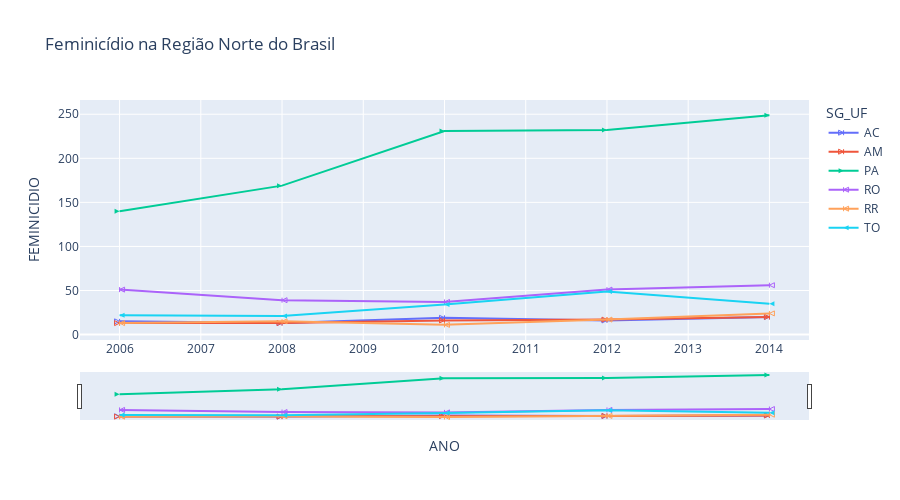

The notebook cell saved with this chart:
### Code cell
# Criando um gráfico de linha
import plotly.express as px
fig = px.line(fem_norte, 
              x="ANO", 
              y="FEMINICIDIO", 
              color='SG_UF', 
              height=500,
              title='Feminicídio na Região Norte do Brasil')

raw_symbols = SymbolValidator().values
# Take only the string values which are in this order.
symbols_names = raw_symbols[::-2]
markers = cycle(symbols_names)

fig.update_traces(mode='lines+markers')
for d in fig.data:
    d.marker.symbol = next(markers)
    d.marker.size = 5


fig.update_layout(xaxis_rangeslider_visible=True)
fig.show()

### Figure 1 — Plotly figure (JSON) as saved in the notebook; plotly's stock layout.template omitted (floating-point values rounded to 4 significant figures)
{"data": [{"hovertemplate": "SG_UF=AC<br>ANO=%{x}<br>FEMINICIDIO=%{y}<extra></extra>", "legendgroup": "AC", "line": {"color": "#636efa", "dash": "solid"}, "marker": {"size": 5, "symbol": "arrow-bar-right-open"}, "mode": "lines+markers", "name": "AC", "orientation": "v", "showlegend": true, "type": "scatter", "x": [2006, 2008, 2010, 2012, 2014], "xaxis": "x", "y": [15, 13, 19, 16, 20], "yaxis": "y"}, {"hovertemplate": "SG_UF=AM<br>ANO=%{x}<br>FEMINICIDIO=%{y}<extra></extra>", "legendgroup": "AM", "line": {"color": "#EF553B", "dash": "solid"}, "marker": {"size": 5, "symbol": 152}, "mode": "lines+markers", "name": "AM", "orientation": "v", "showlegend": true, "type": "scatter", "x": [2006, 2008, 2010, 2012, 2014], "xaxis": "x", "y": [13, 13, 16, 17, 20], "yaxis": "y"}, {"hovertemplate": "SG_UF=PA<br>ANO=%{x}<br>FEMINICIDIO=%{y}<extra></extra>", "legendgroup": "PA", "line": {"color": "#00cc96", "dash": "solid"}, "marker": {"size": 5, "symbol": "52"}, "mode": "lines+markers", "name": "PA", "orientation": "v", "showlegend": true, "type": "scatter", "x": [2006, 2008, 2010, 2012, 2014], "xaxis": "x", "y": [140, 169, 231, 232, 249], "yaxis": "y"}, {"hovertemplate": "SG_UF=RO<br>ANO=%{x}<br>FEMINICIDIO=%{y}<extra></extra>", "legendgroup": "RO", "line": {"color": "#ab63fa", "dash": "solid"}, "marker": {"size": 5, "symbol": "arrow-bar-left-open"}, "mode": "lines+markers", "name": "RO", "orientation": "v", "showlegend": true, "type": "scatter", "x": [2006, 2008, 2010, 2012, 2014], "xaxis": "x", "y": [51, 39, 37, 51, 56], "yaxis": "y"}, {"hovertemplate": "SG_UF=RR<br>ANO=%{x}<br>FEMINICIDIO=%{y}<extra></extra>", "legendgroup": "RR", "line": {"color": "#FFA15A", "dash": "solid"}, "marker": {"size": 5, "symbol": 151}, "mode": "lines+markers", "name": "RR", "orientation": "v", "showlegend": true, "type": "scatter", "x": [2006, 2008, 2010, 2012, 2014], "xaxis": "x", "y": [13, 15, 11, 17, 24], "yaxis": "y"}, {"hovertemplate": "SG_UF=TO<br>ANO=%{x}<br>FEMINICIDIO=%{y}<extra></extra>", "legendgroup": "TO", "line": {"color": "#19d3f3", "dash": "solid"}, "marker": {"size": 5, "symbol": "51"}, "mode": "lines+markers", "name": "TO", "orientation": "v", "showlegend": true, "type": "scatter", "x": [2006, 2008, 2010, 2012, 2014], "xaxis": "x", "y": [22, 21, 34, 49, 35], "yaxis": "y"}], "layout": {"height": 500, "legend": {"title": {"text": "SG_UF"}, "tracegroupgap": 0}, "title": {"text": "Feminicídio na Região Norte do Brasil"}, "xaxis": {"anchor": "y", "domain": [0, 1], "rangeslider": {"visible": true}, "title": {"text": "ANO"}}, "yaxis": {"anchor": "x", "domain": [0, 1], "title": {"text": "FEMINICIDIO"}}}}
